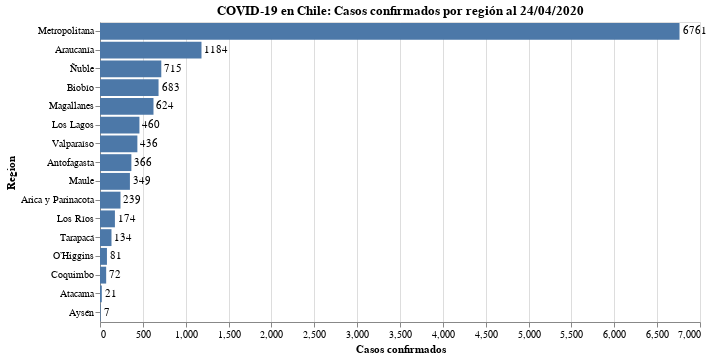

This figure's notebook cell:
### Code cell
#hide_input
bars = alt.Chart(data_raw).mark_bar().encode(
#     x = alt.X(today, scale=alt.Scale(domain=(0, 6500)), axis=alt.Axis(title='Casos confirmados')),
    x = alt.X(today, axis=alt.Axis(title='Casos confirmados')),
    y = alt.Y('Region:N', sort='-x'),
    tooltip = today 
).properties(
    title=f'COVID-19 en Chile: Casos confirmados por región al {today_es_format}'
)

text = bars.mark_text(
    align='left',
    baseline='middle',
    dx=3  # Nudges text to right so it doesn't appear on top of the bar
).encode(
    text=today
)

(bars + text).properties(width=600, height=300)

### Figure 1 — Vega-Lite specification as saved in the notebook (floating-point values rounded to 4 significant figures)
{"config": {"view": {"continuousWidth": 400, "continuousHeight": 300}}, "layer": [{"mark": "bar", "encoding": {"tooltip": {"type": "quantitative", "field": "2020-04-24"}, "x": {"type": "quantitative", "axis": {"title": "Casos confirmados"}, "field": "2020-04-24"}, "y": {"type": "nominal", "field": "Region", "sort": "-x"}}, "title": "COVID-19 en Chile: Casos confirmados por región al 24/04/2020"}, {"mark": {"type": "text", "align": "left", "baseline": "middle", "dx": 3}, "encoding": {"text": {"type": "quantitative", "field": "2020-04-24"}, "tooltip": {"type": "quantitative", "field": "2020-04-24"}, "x": {"type": "quantitative", "axis": {"title": "Casos confirmados"}, "field": "2020-04-24"}, "y": {"type": "nominal", "field": "Region", "sort": "-x"}}, "title": "COVID-19 en Chile: Casos confirmados por región al 24/04/2020"}], "data": {"name": "data-1d99c9cc5a0e5ca5c8fd76dc94269d3b"}, "height": 300, "width": 600, "$schema": "https://vega.github.io/schema/vega-lite/v4.8.1.json", "datasets": {"data-1d99c9cc5a0e5ca5c8fd76dc94269d3b": [{"Region": "Arica y Parinacota", "2020-04-24": 239}, {"Region": "Tarapacá", "2020-04-24": 134}, {"Region": "Antofagasta", "2020-04-24": 366}, {"Region": "Atacama", "2020-04-24": 21}, {"Region": "Coquimbo", "2020-04-24": 72}, {"Region": "Valparaíso", "2020-04-24": 436}, {"Region": "Metropolitana", "2020-04-24": 6761}, {"Region": "O’Higgins", "2020-04-24": 81}, {"Region": "Maule", "2020-04-24": 349}, {"Region": "Ñuble", "2020-04-24": 715}, {"Region": "Biobío", "2020-04-24": 683}, {"Region": "Araucanía", "2020-04-24": 1184}, {"Region": "Los Ríos", "2020-04-24": 174}, {"Region": "Los Lagos", "2020-04-24": 460}, {"Region": "Aysén", "2020-04-24": 7}, {"Region": "Magallanes", "2020-04-24": 624}]}}
